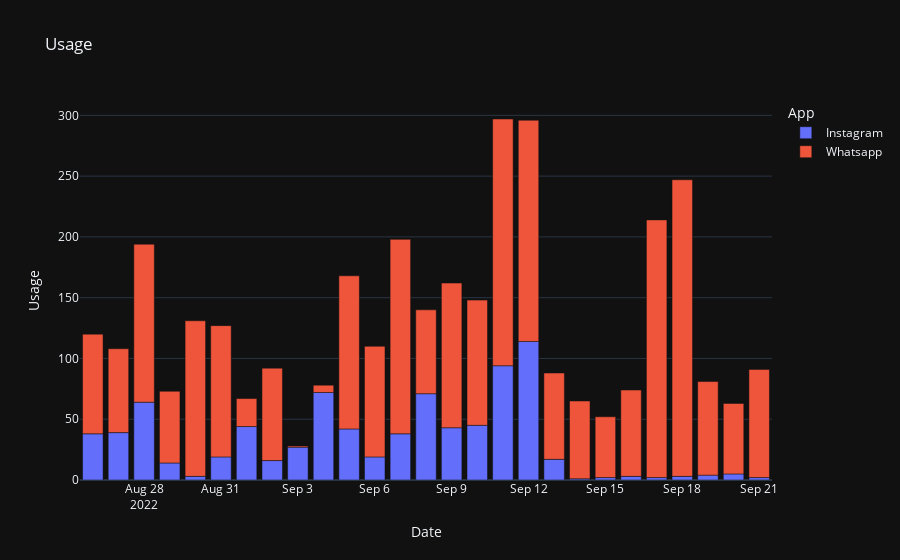

Notebook code for this chart:
### Code cell
fig

### Figure 1 — Plotly figure (JSON) as saved in the notebook; plotly's stock layout.template omitted (floating-point values rounded to 4 significant figures)
{"data": [{"alignmentgroup": "True", "hovertemplate": "App=Instagram<br>Date=%{x}<br>Usage=%{y}<extra></extra>", "legendgroup": "Instagram", "marker": {"color": "#636efa", "pattern": {"shape": ""}}, "name": "Instagram", "offsetgroup": "Instagram", "orientation": "v", "showlegend": true, "textposition": "auto", "x": ["2022-08-26T00:00:00", "2022-08-27T00:00:00", "2022-08-28T00:00:00", "2022-08-29T00:00:00", "2022-08-30T00:00:00", "2022-08-31T00:00:00", "2022-09-01T00:00:00", "2022-09-02T00:00:00", "2022-09-03T00:00:00", "2022-09-04T00:00:00", "2022-09-05T00:00:00", "2022-09-06T00:00:00", "2022-09-07T00:00:00", "2022-09-08T00:00:00", "2022-09-09T00:00:00", "2022-09-10T00:00:00", "2022-09-11T00:00:00", "2022-09-12T00:00:00", "2022-09-13T00:00:00", "2022-09-14T00:00:00", "2022-09-15T00:00:00", "2022-09-16T00:00:00", "2022-09-17T00:00:00", "2022-09-18T00:00:00", "2022-09-19T00:00:00", "2022-09-20T00:00:00", "2022-09-21T00:00:00"], "xaxis": "x", "y": [38, 39, 64, 14, 3, 19, 44, 16, 27, 72, 42, 19, 38, 71, 43, 45, 94, 114, 17, 1, 2, 3, 2, 3, 4, 5, 2], "yaxis": "y", "type": "bar"}, {"alignmentgroup": "True", "hovertemplate": "App=Whatsapp<br>Date=%{x}<br>Usage=%{y}<extra></extra>", "legendgroup": "Whatsapp", "marker": {"color": "#EF553B", "pattern": {"shape": ""}}, "name": "Whatsapp", "offsetgroup": "Whatsapp", "orientation": "v", "showlegend": true, "textposition": "auto", "x": ["2022-08-26T00:00:00", "2022-08-27T00:00:00", "2022-08-28T00:00:00", "2022-08-29T00:00:00", "2022-08-30T00:00:00", "2022-08-31T00:00:00", "2022-09-01T00:00:00", "2022-09-02T00:00:00", "2022-09-03T00:00:00", "2022-09-04T00:00:00", "2022-09-05T00:00:00", "2022-09-06T00:00:00", "2022-09-07T00:00:00", "2022-09-08T00:00:00", "2022-09-09T00:00:00", "2022-09-10T00:00:00", "2022-09-11T00:00:00", "2022-09-12T00:00:00", "2022-09-13T00:00:00", "2022-09-14T00:00:00", "2022-09-15T00:00:00", "2022-09-16T00:00:00", "2022-09-17T00:00:00", "2022-09-18T00:00:00", "2022-09-19T00:00:00", "2022-09-20T00:00:00", "2022-09-21T00:00:00"], "xaxis": "x", "y": [82, 69, 130, 59, 128, 108, 23, 76, 1, 6, 126, 91, 160, 69, 119, 103, 203, 182, 71, 64, 50, 71, 212, 244, 77, 58, 89], "yaxis": "y", "type": "bar"}], "layout": {"xaxis": {"anchor": "y", "domain": [0.0, 1.0], "title": {"text": "Date"}}, "yaxis": {"anchor": "x", "domain": [0.0, 1.0], "title": {"text": "Usage"}}, "legend": {"title": {"text": "App"}, "tracegroupgap": 0}, "title": {"text": "Usage"}, "barmode": "relative"}}
